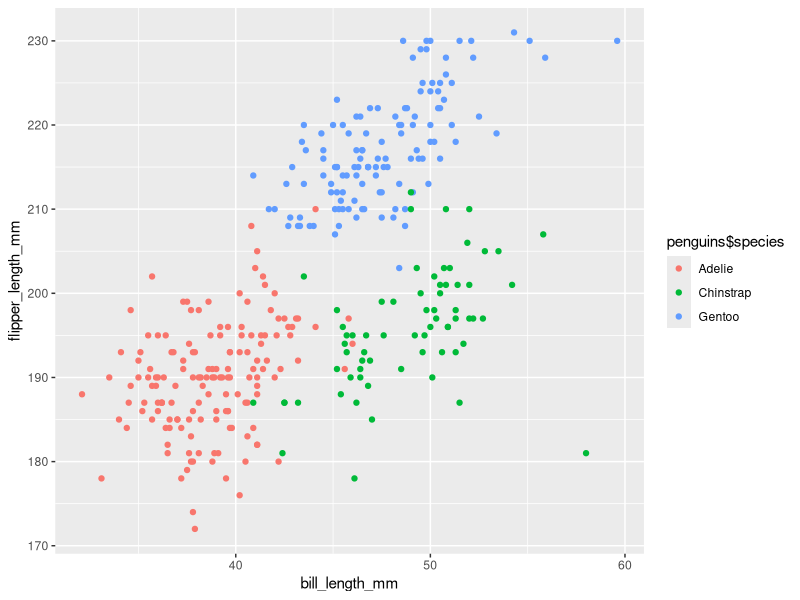

Reproduce this figure in R.
## ---- chunk 1
data("penguins", package = "palmerpenguins")
library(tidyverse)
library(ggplot2)
plot = tibble(
  bill_length_mm = penguins$bill_length_mm,
  flipper_length_mm = penguins$flipper_length_mm,
)

ggplot(plot, aes(x=bill_length_mm, y=flipper_length_mm)) + geom_point(aes(color=penguins$species))

knitr::opts_chunk$set(echo = TRUE)
## ---- chunk 2
plot2 = tibble(
  norm = rnorm(10),
  logical = norm > 0,
  norm_a = as.character(norm),
  norm_c = factor(norm,3)
)  

#norm_c=factor(norm,3)

